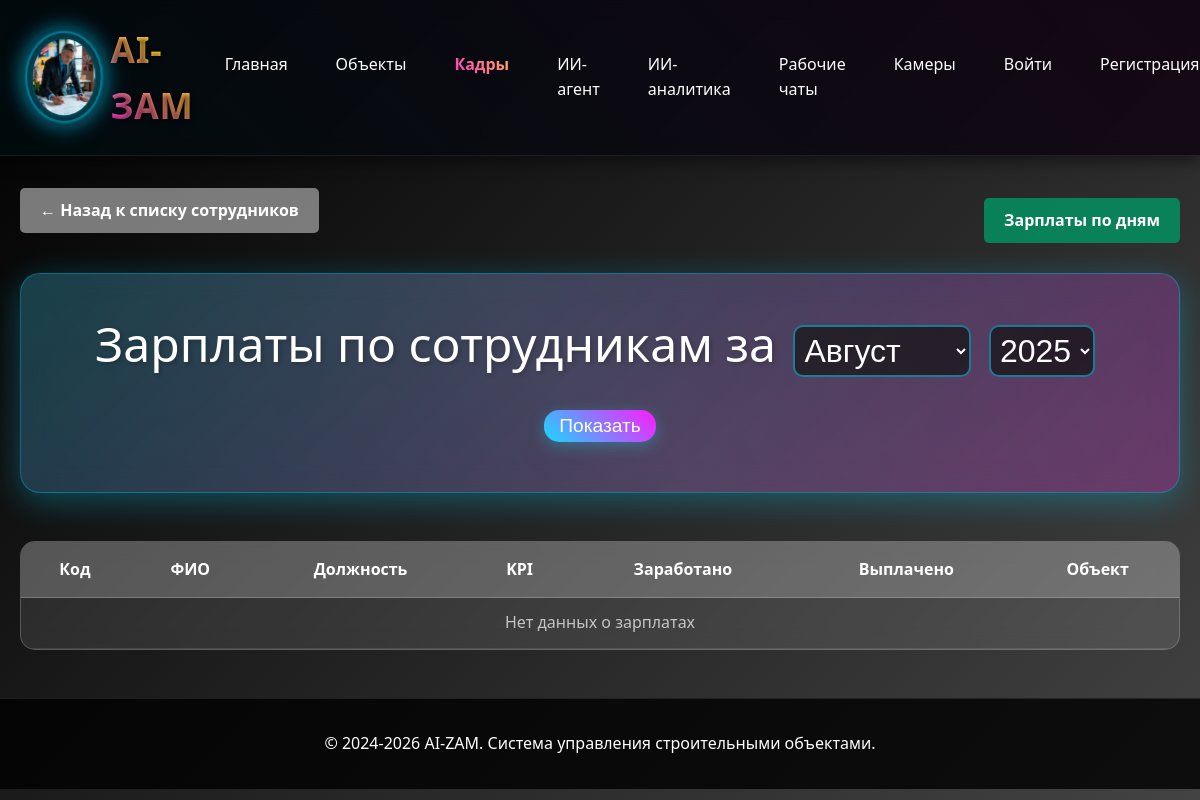
Page /sotrudniki/salaries/ on the earlier database version.
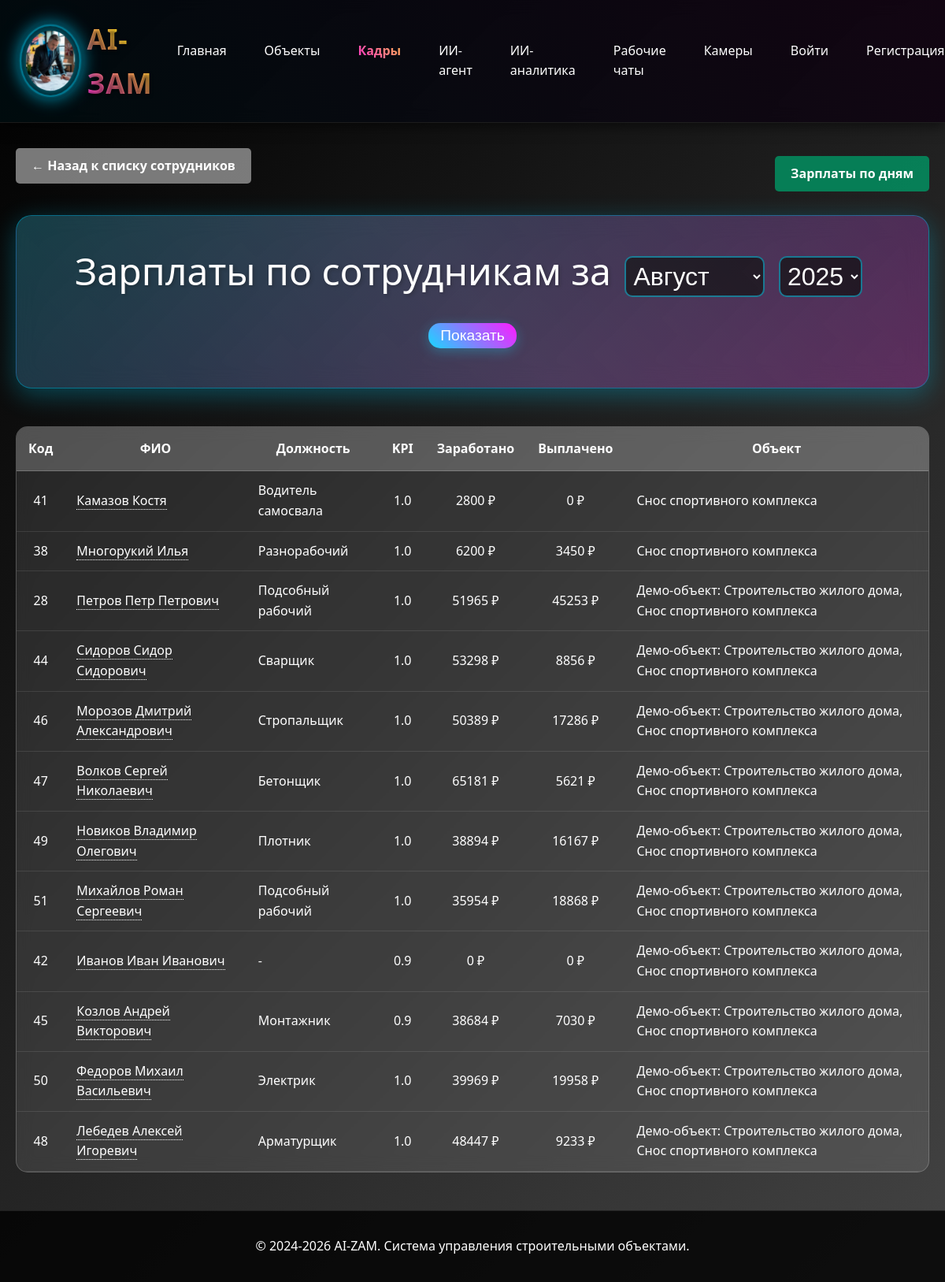
Same page on the later database version.
### sotrudniki/models.py (models this page shows, shortened)
class Sotrudnik(models.Model):
    POL_CHOICES = [
        ('мужской', 'Мужской'),
        ('женский', 'Женский'),
    ]
    organizaciya = models.ForeignKey(
        Organizaciya,
        on_delete=models.CASCADE,
        verbose_name="Организация",
        related_name="sotrudniki",
        null=True,
        blank=True
    )
    fio = models.CharField(max_length=300, verbose_name="ФИО")
    data_rozhdeniya = models.DateField(verbose_name="Дата рождения")
    pol = models.CharField(
        max_length=10,
        choices=POL_CHOICES,
        verbose_name="Пол",
        null=True,
        blank=True
    )
    razmer_odezhdy = models.CharField(
        max_length=10,
        default="50-52",
        verbose_name="Размер одежды"
    )
    razmer_obuvi = models.CharField(
        max_length=5,
        default="43",
        verbose_name="Размер обуви"
    )
    razmer_golovnogo_ubora = models.CharField(
        max_length=5,
        default="55",
        verbose_name="Размер головного убора"
    )
    specialnost = models.ForeignKey(
        Specialnost,
        on_delete=models.SET_NULL,
        null=True,
        blank=True,
        verbose_name="Специальность"
    )
    podrazdelenie = models.ForeignKey(
        Podrazdelenie,
        on_delete=models.SET_NULL,
        null=True,
        blank=True,
        verbose_name="Подразделение"
    )
    data_priema = models.DateField(verbose_name="Дата приема")
    data_nachala_raboty = models.DateField(verbose_name="Дата начала работы")
    bazovoe_obuchenie = models.BooleanField(default=True, verbose_name="Базовое обучение")
    obuchenie_na_predpriyatii = models.BooleanField(default=True, verbose_name="Обучение на предприятии")
    med_osvidetelstvovanie = models.BooleanField(default=True, verbose_name="Мед.освидетельствование")
    dopusk_k_rabote = models.BooleanField(default=True, verbose_name="Допуск к работе")
    stazhirovka = models.BooleanField(default=True, verbose_name="Стажировка")
    siz = models.BooleanField(default=True, verbose_name="СИЗ")
    class Meta:
        verbose_name = "Сотрудник"
        verbose_name_plural = "Сотрудники"

class Specialnost(models.Model):
    nazvanie = models.CharField(max_length=200, verbose_name="Название специальности")
    kategoriya = models.CharField(max_length=200, verbose_name="Категория", null=True, blank=True)
    class Meta:
        verbose_name = "Специальность"
        verbose_name_plural = "Специальности"
    def __str__(self):
        return self.nazvanie

### object/models.py (models this page shows, shortened)
class Objekt(models.Model):
    STATUS_CHOICES = [
        ('планируется', 'Планируется'),
        ('в работе', 'В работе'),
        ('завершён', 'Завершён'),
    ]
    nazvanie = models.CharField(max_length=255, verbose_name="Название")
    organizacii = models.ManyToManyField(
        'sotrudniki.Organizaciya',
        verbose_name="Организации",
        blank=True,
        related_name="objekty"
    )
    otvetstvennyj = models.CharField(max_length=255, default="Иванов Иван Иванович", verbose_name="Ответственный")
    data_nachala = models.DateField(verbose_name="Дата начала")
    data_plan_zaversheniya = models.DateField(verbose_name="Дата план завершения")
    data_fakt_zaversheniya = models.DateField(null=True, blank=True, verbose_name="Дата факт завершения")
    status = models.CharField(max_length=20, choices=STATUS_CHOICES, default='планируется', verbose_name="Статус")
    is_active = models.BooleanField(default=True, verbose_name="Активный")
    sotrudniki = models.ManyToManyField(
        'sotrudniki.Sotrudnik',
        verbose_name="Сотрудники",
        blank=True,
        related_name="objekty_work",
        help_text="Сотрудники, работающие на данном объекте"
    )
    chat_id = models.CharField(max_length=255, null=True, blank=True, verbose_name="ID чата")
    demo = models.BooleanField(default=False, verbose_name="Демо")
    class Meta:
        verbose_name = "Объект"
        verbose_name_plural = "Объекты"
        db_table = 'objekt'

### sotrudniki/views.py (the view)
# urls.py: path('salaries/', views.salaries_list, name='salaries_list'),
def salaries_list(request):
    from datetime import datetime
    from object.models import ResursyPoObjektu, Resurs, UserProfile, Objekt
    from django.db.models import Q
    current_date = datetime.now()
    year = request.GET.get('year', str(current_date.year))
    month = request.GET.get('month', str(current_date.month))
    sort_by = request.GET.get('sort', '')
    order = request.GET.get('order', 'desc')
    if request.user.is_authenticated:
        user_profile, created = UserProfile.objects.get_or_create(user=request.user)
        user_organizations = user_profile.organizations.all()
        user_objects = Objekt.objects.filter(
            Q(organizacii__in=user_organizations) | Q(otvetstvennyj__icontains=request.user.get_full_name()),
            is_active=True
        ).distinct()
        sotrudniki_with_salary = Sotrudnik.objects.filter(
            sotrudnikizarplaty__data__year=year,
            sotrudnikizarplaty__data__month=month,
            sotrudnikizarplaty__objekt__in=user_objects
        ).select_related('specialnost').distinct()
    else:
        demo_objects = Objekt.objects.filter(demo=True, is_active=True)
        sotrudniki_with_salary = Sotrudnik.objects.filter(
            sotrudnikizarplaty__data__year=year,
            sotrudnikizarplaty__data__month=month,
            sotrudnikizarplaty__objekt__in=demo_objects
        ).select_related('specialnost').distinct()
    salaries_data = []
    for sotrudnik in sotrudniki_with_salary:
        zarplaty = SotrudnikiZarplaty.objects.filter(
            sotrudnik=sotrudnik,
            data__year=year,
            data__month=month
        ).select_related('objekt')
        zarabotano = 0
        vyplacheno = 0
        avg_kpi = 0
        objekty_list = []
        for zp in zarplaty:
            stavka = 0
            if sotrudnik.specialnost:
                resurs = Resurs.objects.filter(
                    naimenovanie__icontains=sotrudnik.specialnost.nazvanie,
                    edinica_izmereniya='час'
                ).first()
                if resurs:
                    resurs_po_objektu = ResursyPoObjektu.objects.filter(
                        objekt=zp.objekt,
                        resurs=resurs
                    ).first()
                    if resurs_po_objektu:
                        stavka = float(resurs_po_objektu.cena)
            summa = float(zp.kolichestvo_chasov) * float(zp.kpi) * stavka
            zarabotano += summa
            avg_kpi += float(zp.kpi)
            if zp.objekt.nazvanie not in objekty_list:
                objekty_list.append(zp.objekt.nazvanie)
            if zp.vydano:
                vyplacheno += summa
        avg_kpi = avg_kpi / len(zarplaty) if zarplaty else 0
        salaries_data.append({
            'sotrudnik': sotrudnik,
            'zarabotano': int(zarabotano),
            'vyplacheno': int(vyplacheno),
            'avg_kpi': round(avg_kpi, 1),
            'objekty': ', '.join(objekty_list)
        })
    if sort_by == 'zarabotano':
        salaries_data.sort(key=lambda x: x['zarabotano'], reverse=(order == 'desc'))
    elif sort_by == 'vyplacheno':
        salaries_data.sort(key=lambda x: x['vyplacheno'], reverse=(order == 'desc'))
    month_names_ru = {
        1: 'Январь', 2: 'Февраль', 3: 'Март', 4: 'Апрель',
        5: 'Май', 6: 'Июнь', 7: 'Июль', 8: 'Август',
        9: 'Сентябрь', 10: 'Октябрь', 11: 'Ноябрь', 12: 'Декабрь'
    }
    month_int = int(month)
    month_name_ru = month_names_ru.get(month_int, '')
    context = {
        'salaries_data': salaries_data,
        'year': year,
        'month': month,
        'month_name': f"{month_name_ru} {year}"
    }
    return render(request, 'sotrudniki/salaries_list.html', context)

### sotrudniki/templates/sotrudniki/salaries_list.html (shortened to what this page needs)
{% extends 'base/base.html' %}
{% block content %}
<div style="margin-bottom: 20px; display: flex; justify-content: space-between; align-items: center;">
    <a href="/sotrudniki/?podrazdelenie=3" class="back-btn">← Назад к списку сотрудников</a>
    <a href="{% url 'sotrudniki:daily_salaries' %}" style="background: rgba(0, 150, 100, 0.8); color: white; padding: 10px 20px; text-decoration: none; border-radius: 5px; font-weight: bold;">Зарплаты по дням</a>
</div>
<div class="page-title">
    <form method="get" style="display: inline-block;">
        Зарплаты по сотрудникам за
        <select name="month" style="padding: 5px; margin: 0 5px; background: rgba(0, 0, 0, 0.5); color: white; border: 1px solid rgba(255, 255, 255, 0.3); font-size: 2rem;">
            <option value="8" {% if month == '8' %}selected{% endif %}>Август</option>
        </select>
        <select name="year" style="padding: 5px; margin-right: 10px; background: rgba(0, 0, 0, 0.5); color: white; border: 1px solid rgba(255, 255, 255, 0.3); font-size: 2rem;">
            <option value="2025" {% if year == '2025' %}selected{% endif %}>2025</option>
        </select>
        <button type="submit" style="padding: 5px 15px; background: rgba(0, 150, 200, 0.8); color: white; border: none; border-radius: 3px; vertical-align: middle; font-size: 1.2rem;">Показать</button>
    </form>
</div>
<div class="salaries-table">
    <table>
        <thead>
            <tr>
                <th>Код</th>
                <th>ФИО</th>
                <th>Должность</th>
                <th>KPI</th>
                <th><a href="?sort=zarabotano&order={% if request.GET.sort == 'zarabotano' and request.GET.order == 'desc' %}asc{% else %}desc{% endif %}" style="color: white; text-decoration: none;">Заработано </a></th>
                <th><a href="?sort=vyplacheno&order={% if request.GET.sort == 'vyplacheno' and request.GET.order == 'desc' %}asc{% else %}desc{% endif %}" style="color: white; text-decoration: none;">Выплачено </a></th>
                <th>Объект</th>
            </tr>
        </thead>
        <tbody>
            {% for data in salaries_data %}
            <tr>
                <td>{{ data.sotrudnik.id }}</td>
                <td style="text-align: left;"><a href="/sotrudniki/salary/{{ data.sotrudnik.id }}/" style="color: white; text-decoration: none; border-bottom: 1px dotted white;">{{ data.sotrudnik.fio }}</a></td>
                <td style="text-align: left;">{{ data.sotrudnik.specialnost|default:"-" }}</td>
                <td>{{ data.avg_kpi }}</td>
                <td>{{ data.zarabotano }} ₽</td>
                <td>{{ data.vyplacheno }} ₽</td>
                <td style="text-align: left;">{{ data.objekty|default:"-" }}</td>
            </tr>
            {% empty %}
            <tr>
                <td colspan="7" style="text-align: center; color: rgba(255, 255, 255, 0.7);">Нет данных о зарплатах</td>
            </tr>
            {% endfor %}
        </tbody>
    </table>
</div>
{% endblock %}

Differences in the rows shown:
now on this page (row unchanged): Sotrudnik: sotrudnik.id "41", sotrudnik.fio "Камазов Костя", sotrudnik.specialnost "Водитель самосвала", avg_kpi "1.0", zarabotano "2800", vyplacheno "0", objekty "Снос спортивного комплекса"
now on this page (row unchanged): Sotrudnik: sotrudnik.id "38", sotrudnik.fio "Многорукий Илья", sotrudnik.specialnost "Разнорабочий", avg_kpi "1.0", zarabotano "6200", vyplacheno "3450", objekty "Снос спортивного комплекса"
now on this page (row unchanged): Sotrudnik: sotrudnik.id "28", sotrudnik.fio "Петров Петр Петрович", sotrudnik.specialnost "Подсобный рабочий", avg_kpi "1.0", zarabotano "51965", vyplacheno "45253", objekty "Демо-объект: Строительство жилого дома, Снос спортивного комплекса"
added Sotrudnik: sotrudnik.id "44", sotrudnik.fio "Сидоров Сидор Сидорович", sotrudnik.specialnost "Сварщик", avg_kpi "1.0", zarabotano "53298", vyplacheno "8856", objekty "Демо-объект: Строительство жилого дома, Снос спортивного комплекса"
added Sotrudnik: sotrudnik.id "46", sotrudnik.fio "Морозов Дмитрий Александрович", sotrudnik.specialnost "Стропальщик", avg_kpi "1.0", zarabotano "50389", vyplacheno "17286", objekty "Демо-объект: Строительство жилого дома, Снос спортивного комплекса"
added Sotrudnik: sotrudnik.id "47", sotrudnik.fio "Волков Сергей Николаевич", sotrudnik.specialnost "Бетонщик", avg_kpi "1.0", zarabotano "65181", vyplacheno "5621", objekty "Демо-объект: Строительство жилого дома, Снос спортивного комплекса"
added Sotrudnik: sotrudnik.id "49", sotrudnik.fio "Новиков Владимир Олегович", sotrudnik.specialnost "Плотник", avg_kpi "1.0", zarabotano "38894", vyplacheno "16167", objekty "Демо-объект: Строительство жилого дома, Снос спортивного комплекса"
added Sotrudnik: sotrudnik.id "51", sotrudnik.fio "Михайлов Роман Сергеевич", sotrudnik.specialnost "Подсобный рабочий", avg_kpi "1.0", zarabotano "35954", vyplacheno "18868", objekty "Демо-объект: Строительство жилого дома, Снос спортивного комплекса"
now on this page (row unchanged): Sotrudnik: sotrudnik.id "42", sotrudnik.fio "Иванов Иван Иванович", sotrudnik.specialnost "-", avg_kpi "0.9", zarabotano "0", vyplacheno "0", objekty "Демо-объект: Строительство жилого дома, Снос спортивного комплекса"
added Sotrudnik: sotrudnik.id "45", sotrudnik.fio "Козлов Андрей Викторович", sotrudnik.specialnost "Монтажник", avg_kpi "0.9", zarabotano "38684", vyplacheno "7030", objekty "Демо-объект: Строительство жилого дома, Снос спортивного комплекса"
added Sotrudnik: sotrudnik.id "50", sotrudnik.fio "Федоров Михаил Васильевич", sotrudnik.specialnost "Электрик", avg_kpi "1.0", zarabotano "39969", vyplacheno "19958", objekty "Демо-объект: Строительство жилого дома, Снос спортивного комплекса"
added Sotrudnik: sotrudnik.id "48", sotrudnik.fio "Лебедев Алексей Игоревич", sotrudnik.specialnost "Арматурщик", avg_kpi "1.0", zarabotano "48447", vyplacheno "9233", objekty "Демо-объект: Строительство жилого дома, Снос спортивного комплекса"
Other differences:
text no longer shown: "Нет данных о зарплатах"
